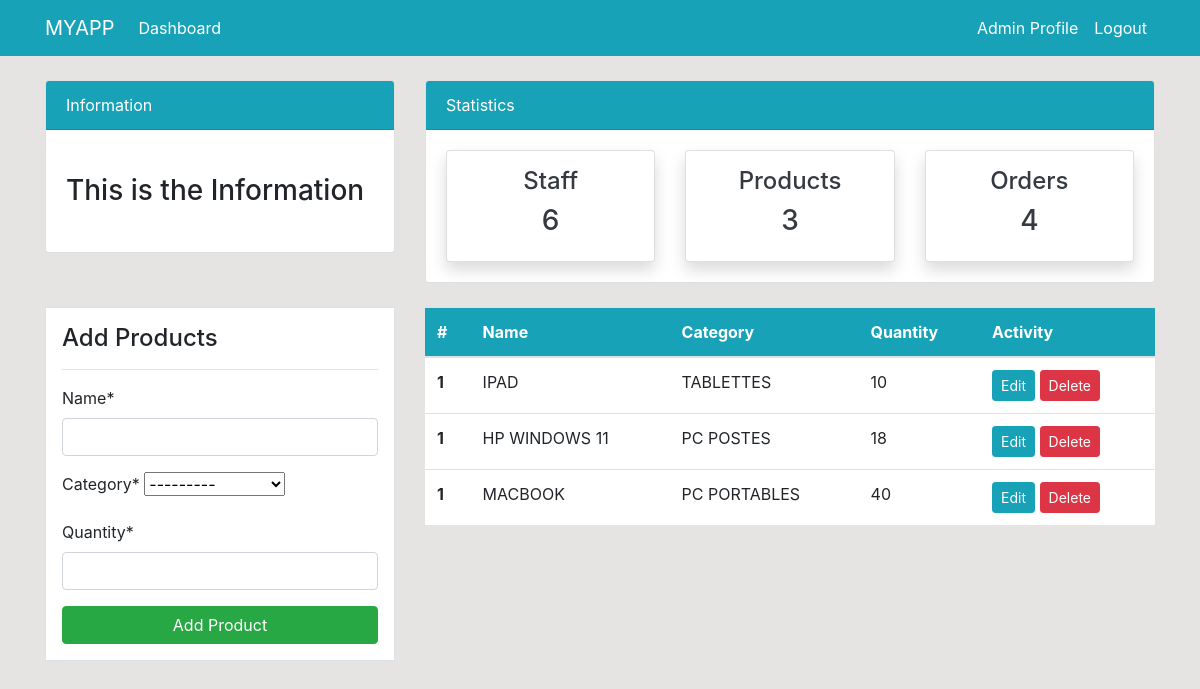
/product/ (signed in), run on the app's committed database.
### dashboard/models.py (models this page shows, shortened)
class Product(models.Model):
    name= models.CharField(max_length=100, null=True)
    category = models.CharField(max_length=20, choices=CATEGORY, null=True)
    quantity = models.PositiveBigIntegerField(null=True)
    class Meta:
        verbose_name_plural = 'Product'

### dashboard/views.py (the view)
# urls.py: path('product/', views.product, name='dashboard-product'),
@login_required(login_url='user-login')
def product(request):
    items = Product.objects.all()
    product_count = items.count()
    workers_count = User.objects.all().count()
    orders_count = Order.objects.all().count()
    if request.method == 'POST':
        form = ProductForm(request.POST)
        if form.is_valid():
            form.save()
            product_name = form.cleaned_data.get('name')
            messages.success(request, f'{product_name} has been added')
            return redirect('dashboard-product')
    else:
        form = ProductForm()
    context = {
        'items': items,
        'form': form,
        'workers_count': workers_count,
        'orders_count':orders_count,
        'product_count':product_count ,
    }
    return render(request, 'dashboard/product.html', context)

### dashboard/forms.py
class ProductForm(forms.ModelForm):
    class Meta:
        model = Product
        fields = ['name', 'category', 'quantity']

### templates/dashboard/product.html (shortened to what this page needs)
{% extends 'partials/base.html' %}
{% load crispy_forms_tags %}
{% block content %}
{% include 'partials/topnav.html' %}
    <div class="container">
        <div class="row my-4">
            <div class="col-md-4">
                <div class="border bg-white p-3">
                    <h4>Add Products</h4>
                    <hr>
                    <form method="POST">
                        {{ form|crispy }}
                        <input class="btn btn-success btn-block" type="submit" value="Add Product">
                    </form>
                </div>
            </div>
            <div class="col-md-8">
                <table class="table bg-white">
                    <thead class="bg-info">
                        <tr class="text-white">
                            <th scope="col">#</th>
                            <th scope="col">Name</th>
                            <th scope="col">Category</th>
                            <th scope="col">Quantity</th>
                            <th scope="col">Activity</th>
                        </tr>
                    </thead>
                    <tbody>
                        {% for item in items %}
                        <tr>
                            <th scope="row">1</th>
                            <td>{{item.name}}</td>
                            <td>{{item.category}}</td>
                            <td>{{item.quantity}}</td>
                            <td>
                                <a class="btn btn-info btn-sm" href="{% url 'dashboard-product-update' item.id %}">Edit</a>
                                <a class="btn btn-danger btn-sm" href="{% url 'dashboard-product-delete' item.id %}">Delete</a>
                            </td>
                        </tr>
                        {% endfor %}
                    </tbody>
                </table>
            </div>
        </div>
    </div>
{% endblock %}

### templates/partials/nav.html (shortened to what this page needs)
<nav class="navbar navbar-expand-lg navbar-info bg-info">
    <div class="container">
        {% if user.is_authenticated %}
        <a class="navbar-brand text-white" href="{% url 'dashboard-index' %}">MYAPP</a>
        <div class="collapse navbar-collapse" id="navbarSupportedContent">
            <ul class="navbar-nav mr-auto">
                <li class="nav-item active">
                    <a class="nav-link text-white" href="{% url 'dashboard-index' %}">Dashboard </a>
                </li>
            </ul>
            <ul class="navbar-nav ml-auto">
                <li class="nav-item active">
                    <a class="nav-link text-white" href="{% url 'user-profile' %}">{{ user.username }} Profile
                        <span class="sr-only">(current)</span></a>
                </li>
                <li class="nav-item">
                    <a class="nav-link text-white" href="{% url 'user-logout' %}">Logout</a>
                </li>
            </ul>
            {% endif %}
        </div>
    </div>
</nav>

### static/style.css (style rules this page uses)
body { background: rgb(230, 227, 227); }

### data on the page
Product: name "IPAD", category "TABLETTES", quantity "10"
Product: name "HP WINDOWS 11", category "PC POSTES", quantity "18"
Product: name "MACBOOK", category "PC PORTABLES", quantity "40"

### other printed values
{{ user.username }} "Admin"
{{ workers_count }} "6"
{{ product_count }} "3"
{{ orders_count }} "4"
